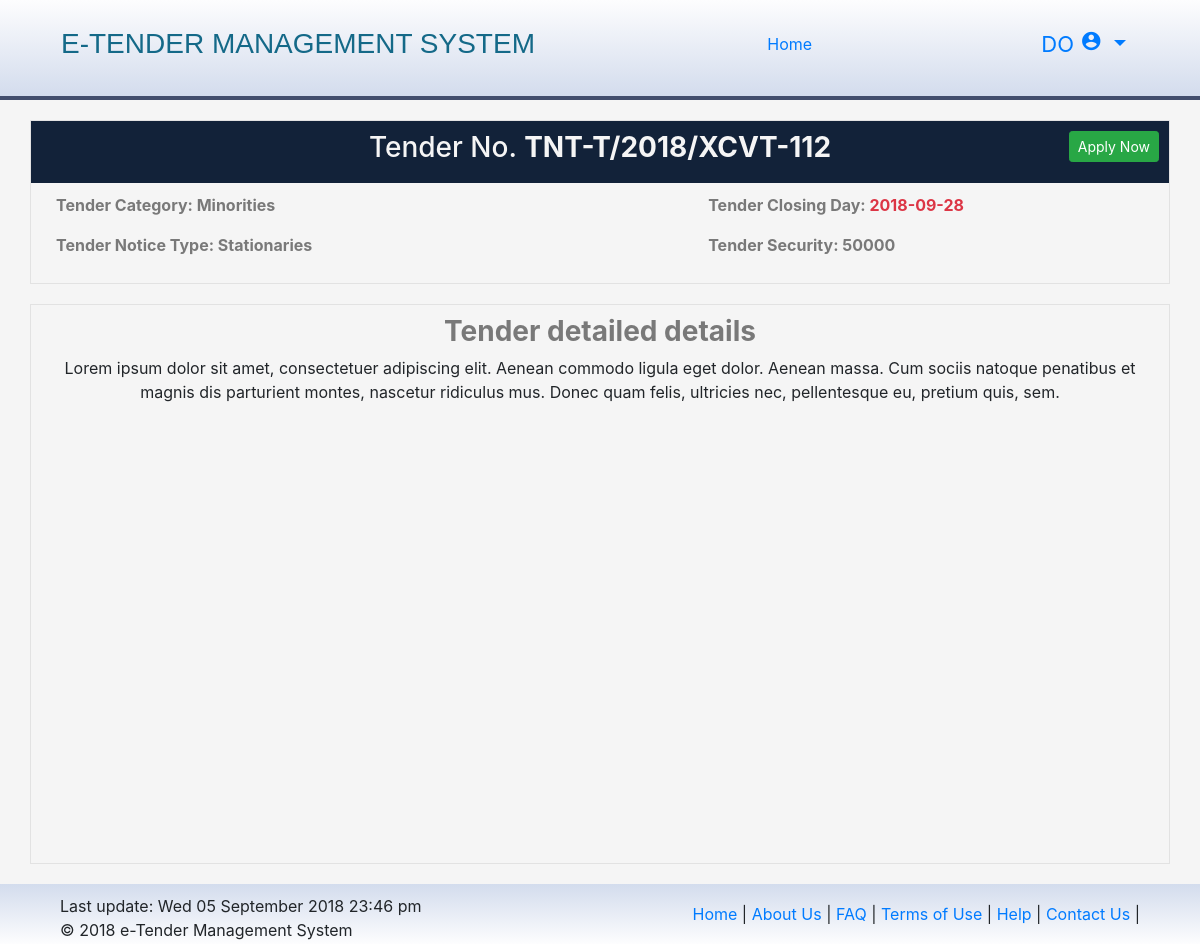
/apply.php?id=3 (signed in), run on the app's committed database.
### tables this page shows
CREATE TABLE `tenders` (
  `_id` int(11) NOT NULL,
  `tender_number` varchar(100) NOT NULL,
  `tender_cat` varchar(50) NOT NULL,
  `tender_type` varchar(50) NOT NULL,
  `tender_security` varchar(50) NOT NULL DEFAULT '0',
  `tender_closing` varchar(100) NOT NULL,
  `tender_desc` text NOT NULL,
  `added_by` varchar(100) NOT NULL,
  `approved` tinyint(1) NOT NULL DEFAULT '0',
  `tender_bids` int(11) NOT NULL,
  `awarded` tinyint(1) NOT NULL,
  `tender_awarded` varchar(100) DEFAULT NULL,
  `bid_amount` int(11) DEFAULT NULL,
  `expired` tinyint(1) NOT NULL DEFAULT '0',
  `dateadded` timestamp NOT NULL DEFAULT CURRENT_TIMESTAMP
);

### apply.php (the view, shortened to what this page needs)
<?php
  if ($_SESSION['_login'] && ($_SESSION['_user']['level'] === 'supplier')) {
    include 'include/head.php';
    $_id = $_GET['id'];
    $select = "SELECT * FROM tenders WHERE _id = '$_id'";
    $query =  mysqli_query($db, $select);
    $row = mysqli_fetch_assoc($query);
    switch ($row['tender_cat']) {
      case 'm':
        $category = "Minorities";
        break;
    }
?>
<div class="container tender-body padding0">
  <div id="tender-header" style="position: relative;">
    <h3>Tender No. <strong><?php echo $row['tender_number']; ?></strong></h3>
    <button class="btn btn-sm btn-success" style="position: absolute; top: 10px; right: 10px;" data-toggle="modal" data-target="#applyModal">Apply Now</button>
  </div>
  <div class="padding-10 group" style="position: relative;">
    <div class="col-5 float-left">
      <p class="c-text-bold tender-text-detail">Tender Category: <?php echo $category; ?></p>
      <p class="c-text-bold tender-text-detail">Tender Notice Type: <?php echo $row['tender_type']; ?></p>
    </div>
    <div class="col-5 float-right">
      <p class="c-text-bold tender-text-detail">Tender Closing Day: <span class="text-danger"><?php echo $row['tender_closing']; ?></span></p>
      <p class="c-text-bold tender-text-detail">Tender Security: <?php echo $row['tender_security']; ?></p>
    </div>
  </div>
</div>
<div class="container body padding-10">
  <h3 class="text-center c-text-bold tender-text-detail">Tender detailed details</h3>
  <p class="text-center">
    <?php echo $row['tender_desc']; ?>
  </p>
<?php
  include 'include/footer.php';
  }else {
    header("location: index.php?msg=sup-login");
    exit();
  }
?>

### css/styles.css (style rules this page uses)
.padding0 { padding: 0!important; }
.padding-10 { padding: 10px; }
body { background: #f5f5f5; height: 100%; }
.c-text-bold { font-weight: bold; }
.group:before, .group:after { content: ""; display: table; clear: both; }
.body { min-height: 70%; margin: 20px auto; border: 1px solid #e2e2e2; }
.tender-body { margin: 20px auto; min-height: 150px; border: 1px solid #e2e2e2; }
#tender-header { padding: 10px; color: #f5f5f5; text-align: center; background: #122239; }
.tender-text-detail { color: #797979; }

### data on the page
tenders: tender_number "TNT-T/2018/XCVT-112", tender_cat "Minorities", tender_type "Stationaries", tender_closing "2018-09-28", tender_security "50000", tender_desc "Lorem ipsum dolor sit amet, consectetuer adipiscing elit. Aenean commodo ligula eget dolor. Aenean massa. Cum sociis natoque penatibus et magnis dis parturient montes, nascetur ridiculus mus. Donec quam felis, ultricies nec, pellentesque eu, pretium quis, sem."

### other printed values
$username "DO"
